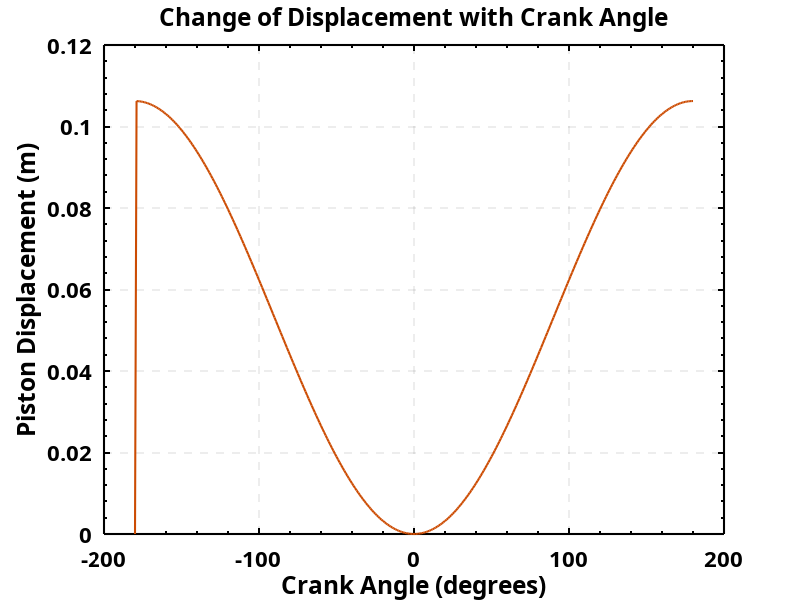
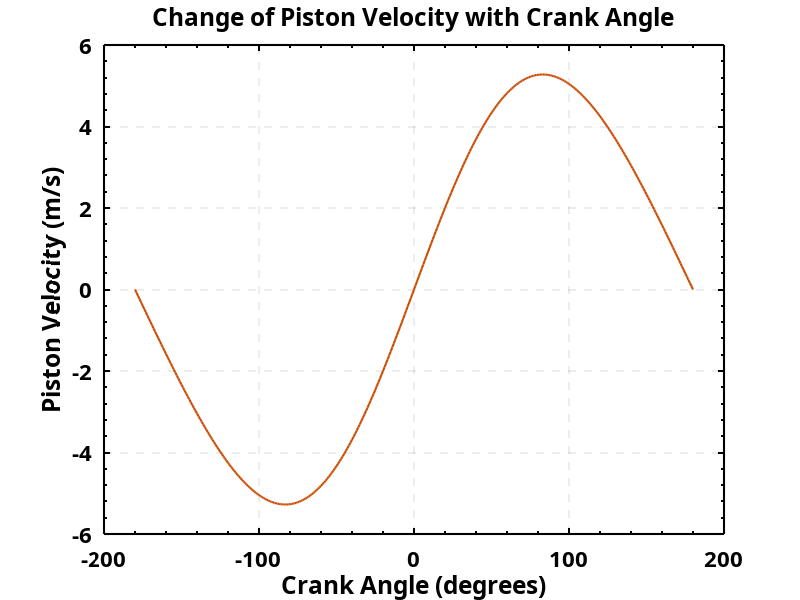
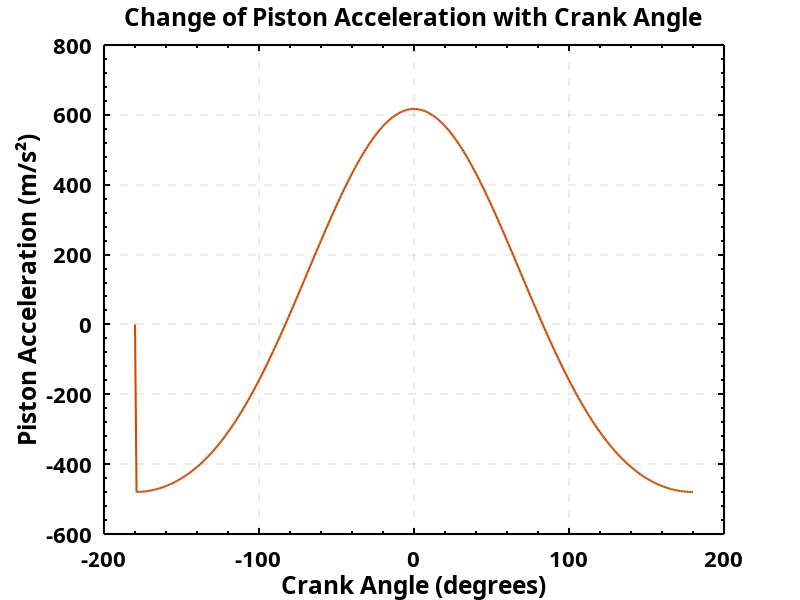
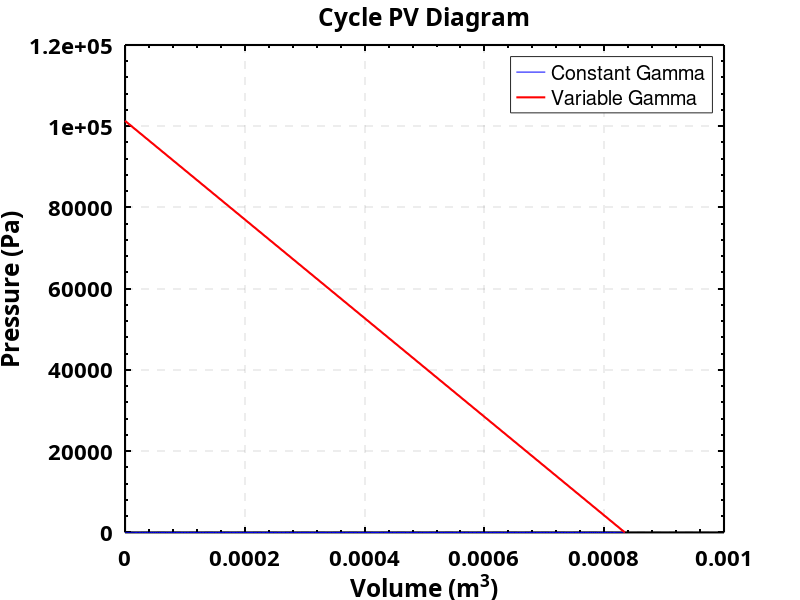

Recreate these plots in MATLAB, in order.
% Engine Combustion Cycle Simulation with Constant and Variable Heat Capacity Ratios
% Author: [Mohith Sai Gorla]
% Description:
% This script simulates the combustion cycle of an internal combustion engine.
% It calculates piston displacement, velocity, acceleration, volume, temperature,
% and pressure for both constant and variable heat capacity ratios (gamma).
% The script also plots various parameters to visualize the engine cycle.

% Clear workspace and command window
clear; clc;

%% --- Initialization of Parameters ---

% Geometric and engine parameters
s = 0.1;            % Stroke length in meters
r = s / 2;          % Crank radius in meters
l = 4 * s;          % Connecting rod length in meters
d = s;              % Cylinder diameter in meters
rc = 9;             % Compression ratio
n = 1000;           % Engine speed in RPM

% Thermodynamic properties
tmax = 3000;        % Peak temperature in Kelvin
cv = 0.71;          % Molar specific heat at constant volume (constant gamma case)
gamma = 1.4;        % Heat capacity ratio (constant gamma case)
R = 0.287;          % Gas constant for air in kJ/kg·K

% Inlet conditions
p = 101325;         % Inlet pressure in Pascals
t = 25;             % Inlet temperature in Celsius
t = t + 273;        % Convert inlet temperature to Kelvin

% Crank angle setup
theta_deg = -180:1:180;          % Crank angle from -180 to 180 degrees
theta = pi / 180 * theta_deg;    % Convert crank angle to radians

% Engine speed in radians per second
w = 2 * pi * n / 60;

%% --- Preallocate Arrays for Efficiency ---

% Arrays for piston kinematics
y = zeros(1, 361);        % Piston displacement
ys = zeros(1, 361);       % Piston velocity
ya = zeros(1, 361);       % Piston acceleration

% Arrays for thermodynamic state variables (constant gamma)
vs = zeros(1, 362);       % Swept volume
ts = zeros(1, 362);       % Instantaneous temperature
ps = zeros(1, 362);       % Instantaneous pressure
wcom = zeros(1, 361);     % Compression work
wexp = zeros(1, 361);     % Expansion work

% Arrays for thermodynamic state variables (variable gamma)
gammac = zeros(1, 362);   % Gamma as a function of temperature
cvc = zeros(1, 362);      % Specific heat at constant volume (variable gamma)
tsc = zeros(1, 362);      % Instantaneous temperature (variable gamma)
psc = zeros(1, 362);      % Instantaneous pressure (variable gamma)
g = zeros(1, 20);         % Iterative array for variable gamma computation
error = zeros(1, 361);    % Error in gamma iteration

%% --- Calculated Constants and Initial Conditions ---

% Calculate maximum swept volume and clearance volume
vmax = pi / 4 * d^2 * y(1);          % Maximum swept volume (initial displacement)
vc = vmax / (rc - 1);                % Clearance volume based on compression ratio

% Initialize swept volume and thermodynamic properties at start
vs(1) = vmax + vc;                    % Total initial volume
ts(1) = t;                            % Initial temperature
ps(1) = p;                            % Initial pressure
tsc(1) = t;                           % Initial temperature (variable gamma)
psc(1) = p;                           % Initial pressure (variable gamma)
gammac(1) = gamma;                    % Initial gamma (constant case)
cvc(1) = cv;                          % Initial cv (constant case)

% Set final swept volume and thermodynamic properties (for cycle closure)
vs(362) = vmax + vc;
ts(362) = t;
psc(362) = p;
tsc(362) = t;
psc(362) = p;

%% --- Simulation Loop Over Crank Angles ---

for i = 2:361
    if i < 181
        % **Compression Stroke and Part of Expansion Stroke**
        
        % Calculate piston displacement using kinematic equations
        y(i) = l * ((r / l)^2 * sin(theta(i) / 2)^2) + r * (1 - cos(theta(i)));
        
        % Calculate piston velocity
        ys(i) = r * w * (sin(theta(i)) + (r / l) * sin(2 * theta(i)) / 2);
        
        % Calculate piston acceleration
        ya(i) = r * w^2 * (cos(theta(i)) + (r / l) * cos(2 * theta(i)));
        
        % Calculate instantaneous swept volume
        vs(i) = vc + (pi / 4) * d^2 * y(i);
        
        %% --- Thermodynamics with Constant Gamma ---
        % Apply adiabatic compression/expansion formula: P * V^gamma = constant
        ps(i) = (vs(i-1) / vs(i))^gamma * ps(i-1);
        
        % Temperature relation: T * V^(gamma-1) = constant
        ts(i) = (vs(i-1) / vs(i))^(gamma - 1) * ts(i-1);
        
        %% --- Thermodynamics with Variable Gamma ---
        % Initialize gamma with previous value
        g(1) = gammac(i-1);
        
        % Iterative computation to update gamma based on temperature
        for j = 2:20
            % Update temperature based on current gamma estimate
            t2 = (vs(i-1) / vs(i))^(g(j-1) - 1) * tsc(i-1);
            
            % Update specific heat at constant volume
            cv2 = (0.71 * (t2 - tsc(i-1)) + 19e-5 / 2 * (t2^2 - tsc(i-1)^2)) / (t2 - tsc(i-1));
            
            % Update gamma based on new cv
            g(j) = (cv2 + R) / cv2;
            
            % Calculate relative error between iterations
            error(i) = abs((g(j-1) - g(j))) / g(j);
            
            % Check for convergence (optional: can implement break if error < tolerance)
        end
        
        % Assign converged gamma and updated thermodynamic properties
        gammac(i) = g(20);
        cvc(i) = cv2;
        tsc(i) = t2;
        psc(i) = (vs(i-1) / vs(i))^gammac(i) * psc(i-1);
        
    elseif i == 181
        % **Top Dead Center (Peak Compression)**
        
        % Calculate piston displacement
        y(i) = l * ((r / l)^2 * sin(theta(i) / 2)^2) + r * (1 - cos(theta(i)));
        
        % Calculate piston velocity
        ys(i) = r * w * (sin(theta(i)) + (r / l) * sin(2 * theta(i)) / 2);
        
        % Calculate piston acceleration
        ya(i) = r * w^2 * (cos(theta(i)) + (r / l) * cos(2 * theta(i)));
        
        % At Top Dead Center, volume is minimum (clearance volume)
        vs(i) = vc;
        
        %% --- Thermodynamics at Top Dead Center ---
        % For constant gamma, set temperature to peak value
        ts(i) = tmax;
        ps(i) = (ts(i) / ts(i-1)) * ps(i-1);
        
        %% --- Thermodynamics with Variable Gamma ---
        % Set temperature to peak value
        tsc(i) = tmax;
        
        % Update pressure based on temperature
        psc(i) = (tsc(i) / tsc(i-1)) * psc(i-1);
        
        % Update specific heat at constant volume with temperature dependence
        cvc(i) = 0.71 + 19e-5 / 2 * (tsc(i) - tsc(i-1));
        
        % Update gamma based on new cv
        gammac(i) = (cvc(i) + R) / cvc(i);
        
    else
        % **Expansion Stroke**
        
        % Calculate piston displacement
        y(i) = l * ((r / l)^2 * sin(theta(i) / 2)^2) + r * (1 - cos(theta(i)));
        
        % Calculate piston velocity
        ys(i) = r * w * (sin(theta(i)) + (r / l) * sin(2 * theta(i)) / 2);
        
        % Calculate piston acceleration
        ya(i) = r * w^2 * (cos(theta(i)) + (r / l) * cos(2 * theta(i)));
        
        % Calculate instantaneous swept volume
        vs(i) = vc + (pi / 4) * d^2 * y(i);
        
        %% --- Thermodynamics with Constant Gamma ---
        % Apply adiabatic compression/expansion formula: P * V^gamma = constant
        ps(i) = (vs(i-1) / vs(i))^gamma * ps(i-1);
        
        % Temperature relation: T * V^(gamma-1) = constant
        ts(i) = (vs(i-1) / vs(i))^(gamma - 1) * ts(i-1);
        
        %% --- Thermodynamics with Variable Gamma ---
        % Initialize gamma with previous value
        g(1) = gammac(i-1);
        
        % Iterative computation to update gamma based on temperature
        for j = 2:20
            % Update temperature based on current gamma estimate
            t2 = (vs(i-1) / vs(i))^(g(j-1) - 1) * tsc(i-1);
            
            % Update specific heat at constant volume
            cv2 = (0.71 * (t2 - tsc(i-1)) + 19e-5 / 2 * (t2^2 - tsc(i-1)^2)) / (t2 - tsc(i-1));
            
            % Update gamma based on new cv
            g(j) = (cv2 + R) / cv2;
            
            % Calculate relative error between iterations
            error(i) = abs((g(j-1) - g(j))) / g(j);
            
            % Check for convergence (optional: can implement break if error < tolerance)
        end
        
        % Assign converged gamma and updated thermodynamic properties
        gammac(i) = g(20);
        cvc(i) = cv2;
        tsc(i) = t2;
        psc(i) = (vs(i-1) / vs(i))^gammac(i) * psc(i-1);
        
    end
end

%% --- Calculate Thermodynamic Quantities for Cycle ---

% **Constant Gamma Case**
qrej = cv * (ts(361) - ts(362));          % Heat rejected during cycle
qadded = cv * (ts(181) - ts(180));        % Heat added during cycle
wcomt = cv * (ts(180) - ts(1));           % Total compression work
wexpt = cv * (ts(181) - ts(361));         % Total expansion work
wt = wexpt - wcomt;                       % Net cycle work
eta = wt / qadded;                        % Thermal efficiency

% **Variable Gamma Case**
% Final adjustments for cycle closure
gammac(362) = 1.4;
cvc(362) = 0.71 + 19e-5 / 2 * (tsc(361) + tsc(362));

% Calculate heat added and rejected with variable gamma
qaddedc = (0.71 + 19e-5 / 2 * (tsc(180) + tsc(181))) * (tsc(181) - tsc(180));
qrejc = cvc(362) * (tsc(361) - tsc(362));

% Calculate compression and expansion work with variable gamma
wcomtc = (0.71 + 19e-5 / 2 * (tsc(1) + tsc(180))) * (tsc(180) - tsc(1));
wexptc = (0.71 + 19e-5 / 2 * (tsc(180) + tsc(361))) * (tsc(181) - tsc(361));
wtc = wexptc - wcomtc;                    % Net cycle work (variable gamma)
etac = wtc / qaddedc;                     % Thermal efficiency (variable gamma)

%% --- Visualization: Plotting Results ---

% Plot Piston Displacement vs Crank Angle
figure;
plot(theta_deg, y, 'Color', [0.8 0.3 0.01], 'LineWidth', 1.5);
title('Change of Displacement with Crank Angle');
xlabel('Crank Angle (degrees)');
ylabel('Piston Displacement (m)');
set(gca, 'FontName', 'Century Gothic', 'FontSize', 16, 'FontWeight', 'bold', ...
    'GridAlpha', 0.07, 'GridLineStyle', '--', 'LineWidth', 1.5, ...
    'XColor', [0 0 0], 'XMinorTick', 'on', 'YColor', [0 0 0], 'YMinorTick', 'on');
grid on;

% Plot Piston Velocity vs Crank Angle
figure;
plot(theta_deg, ys, 'Color', [0.8 0.3 0.01], 'LineWidth', 1.5);
title('Change of Piston Velocity with Crank Angle');
xlabel('Crank Angle (degrees)');
ylabel('Piston Velocity (m/s)');
set(gca, 'FontName', 'Century Gothic', 'FontSize', 16, 'FontWeight', 'bold', ...
    'GridAlpha', 0.07, 'GridLineStyle', '--', 'LineWidth', 1.5, ...
    'XColor', [0 0 0], 'XMinorTick', 'on', 'YColor', [0 0 0], 'YMinorTick', 'on');
grid on;

% Plot Piston Acceleration vs Crank Angle
figure;
plot(theta_deg, ya, 'Color', [0.8 0.3 0.01], 'LineWidth', 1.5);
title('Change of Piston Acceleration with Crank Angle');
xlabel('Crank Angle (degrees)');
ylabel('Piston Acceleration (m/s²)');
set(gca, 'FontName', 'Century Gothic', 'FontSize', 16, 'FontWeight', 'bold', ...
    'GridAlpha', 0.07, 'GridLineStyle', '--', 'LineWidth', 1.5, ...
    'XColor', [0 0 0], 'XMinorTick', 'on', 'YColor', [0 0 0], 'YMinorTick', 'on');
grid on;

% Plot PV Diagram for Constant and Variable Gamma
figure;
plot(vs, ps, 'b', vs, psc, 'r', 'LineWidth', 1.5);
legend('Constant Gamma', 'Variable Gamma', 'Location', 'Best');
xlabel('Volume (m^3)');
ylabel('Pressure (Pa)');
title('Cycle PV Diagram');
set(gca, 'FontName', 'Century Gothic', 'FontSize', 16, 'FontWeight', 'bold', ...
    'GridAlpha', 0.07, 'GridLineStyle', '--', 'LineWidth', 1.5, ...
    'XColor', [0 0 0], 'XMinorTick', 'on', 'YColor', [0 0 0], 'YMinorTick', 'on');
grid on;

% Plot Pressure vs Crank Angle for Constant and Variable Gamma
figure;
plot(theta_deg, ps(1:361), 'b', theta_deg, psc(1:361), 'r', 'LineWidth', 1.5);
legend('Constant Gamma', 'Variable Gamma', 'Location', 'Best');
xlabel('Crank Angle (degrees)');
ylabel('Pressure (Pa)');
title('Change of Pressure with Crank Angle');
set(gca, 'FontName', 'Century Gothic', 'FontSize', 16, 'FontWeight', 'bold', ...
    'GridAlpha', 0.07, 'GridLineStyle', '--', 'LineWidth', 1.5, ...
    'XColor', [0 0 0], 'XMinorTick', 'on', 'YColor', [0 0 0], 'YMinorTick', 'on');
grid on;

% Plot Gamma vs Temperature During Cycle
figure;
plot(gammac(1:180), tsc(1:180), 'c', ...
     gammac(180:181), tsc(180:181), 'r', ...
     gammac(181:361), tsc(181:361), 'b', 'LineWidth', 1.5);
legend('Compression', 'Combustion', 'Expansion', 'Location', 'Best');
xlabel('Gamma');
ylabel('Temperature (K)');
title('Change of Gamma with Temperature');
set(gca, 'FontName', 'Century Gothic', 'FontSize', 16, 'FontWeight', 'bold', ...
    'GridAlpha', 0.07, 'GridLineStyle', '--', 'LineWidth', 1.5, ...
    'XColor', [0 0 0], 'XMinorTick', 'on', 'YColor', [0 0 0], 'YMinorTick', 'on');
grid on;
